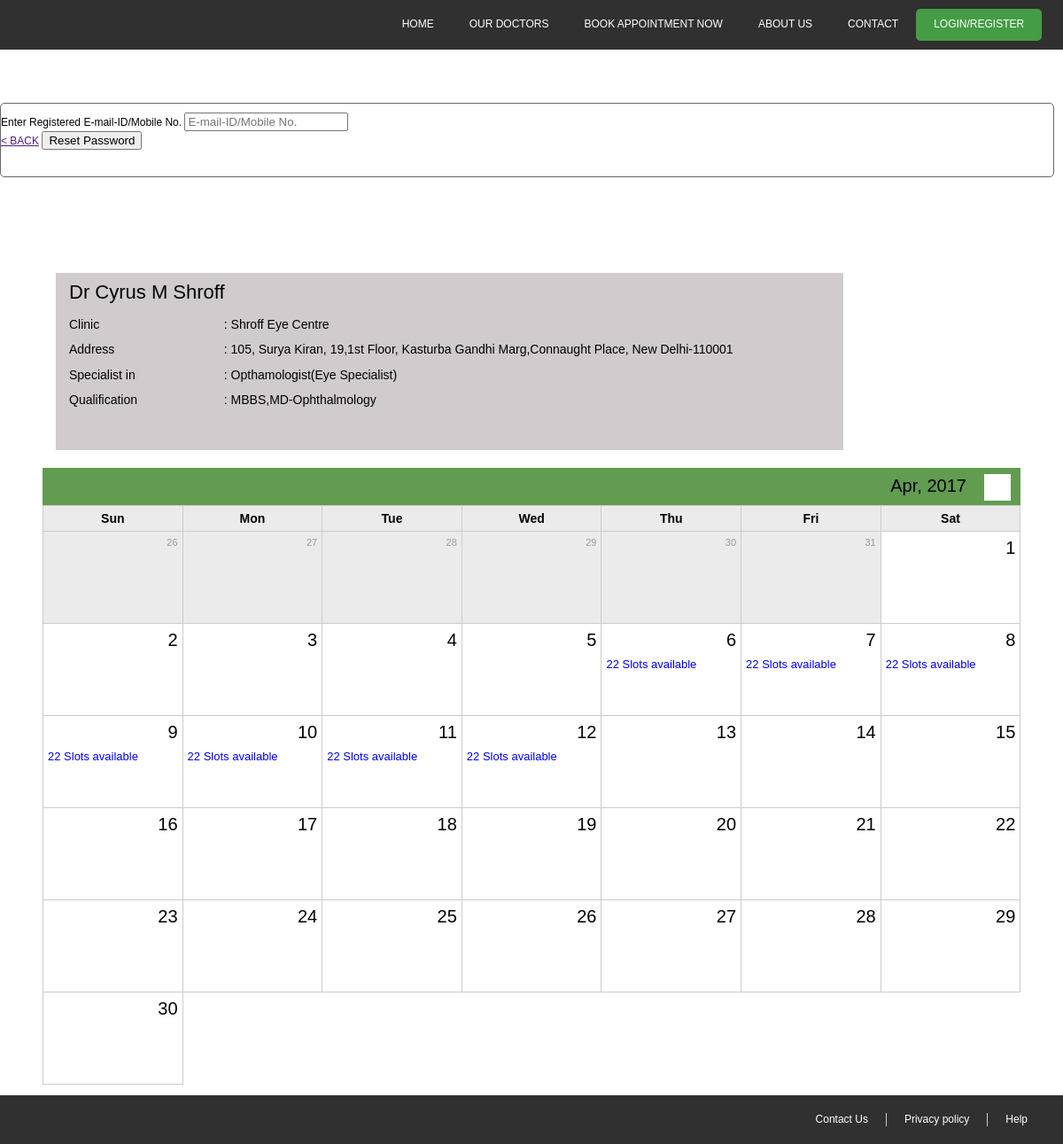
Screenshot of /appoint2.php?did=101 with the database file from the repository.
### tables this page shows
CREATE TABLE `doctors` (
  `d_id` int(100) NOT NULL,
  `d_name` varchar(256) NOT NULL,
  `d_type` enum('doctor','dentist') NOT NULL DEFAULT 'doctor',
  `cat_id` int(100) NOT NULL,
  `d_spec` varchar(256) NOT NULL,
  `d_qual` varchar(256) NOT NULL,
  `d_clname` varchar(256) NOT NULL,
  `d_claddr` varchar(256) NOT NULL,
  `d_latitude` varchar(256) NOT NULL,
  `d_longitude` varchar(256) NOT NULL,
  `d_pin` int(6) NOT NULL,
  `available_in_morn_from` varchar(256) NOT NULL,
  `available_in_morn_to` varchar(256) NOT NULL,
  `available_in_eve_from` varchar(256) NOT NULL,
  `available_in_eve_to` varchar(256) NOT NULL,
  `appoi_time_minuts` int(30) NOT NULL
);

CREATE TABLE `doctor_category` (
  `cat_id` int(100) NOT NULL,
  `cat_name` varchar(256) NOT NULL,
  `type` enum('doctor','dentist') NOT NULL DEFAULT 'doctor'
);

### appoint2.php (the view, shortened to what this page needs)
<?php include('header.php');?>
<?php
if(isset($_GET['did']))
{
	$did=$_GET['did'];
	$sql="SELECT * FROM `doctors` WHERE `d_id` = '$did'";
	$res=mysqli_query($connection, $sql);
	$row=mysqli_fetch_assoc($res);
	$catid=$row['cat_id'];
	$doctor_name=$row['d_name'];
        $d_qual=$row['d_qual'];
	$d_clname=$row['d_clname'];
	$d_claddr=$row['d_claddr'];
	$sqlcat="SELECT * FROM `doctor_category` WHERE `cat_id` = '$catid'";
        $rescat=mysqli_query($connection, $sqlcat);
	$rowcat=mysqli_fetch_assoc($rescat);
	$cat_name=$rowcat['cat_name'];
}else
{
	exit();
}
?>
	<link rel="stylesheet" type="text/css" href="css/appoint2.css">
	<link rel="stylesheet" type="text/css" href="css/mobile.css">
	<div class="main">
		<div class="midWrap">
			<div class="wrapper">
				<div class="bodyWrap">
					<div class="profile">
					<div class="details">
						<h2><?php echo $doctor_name;?></h2>
						<div class="leftdetail">
							<p>Clinic</p>
							<p>Address</p>
							<p>Specialist in</p>
							<p>Qualification</p>
						</div>
						<div class="leftdetail2">
							<p>: <?php echo $d_clname;
								?></p>
							<p>: <?php echo $d_claddr;
								?></p>
							<p>: <?php echo $cat_name;
								?></p>
							<p>: <?php echo $d_qual;
								?></p>
						</div>
					</div>
				</div>
				<?php include('monthly_attnd_rpt.php');?>
				</div>
			</div>
		</div>
	</div>
<?php include('footer.php');?>

### index.css (style rules this page uses)
html, body, div, span, applet, object, iframe, h1, h2, h3, h4, h5, h6, p, blockquote, pre, a, abbr, acronym, address, big, cite, code, del, dfn, em, img, ins, kbd, q, s, samp, small, strike, strong, sub, sup, tt, var, b, u, i, center, dl, dt, dd, ol, ul, li, fieldset, form, label, legend, table, caption, tbody, tfoot, thead, tr, th, td, article, aside, canvas, details, embed, figure, figcaption, footer, header, hgroup, menu, nav, output, ruby, section, summary, time, mark, audio, video { margin: 0; padding: 0; border: 0; font-size: 100%; font: inherit; vertical-align: baseline; }
body { line-height: 1.3; font-size: 12px; font-family: "Arial", sans sarif; }
.midWrap { max-width: 1200px; margin: auto; }

### header.css (style rules this page uses)
.details { float: left; width: 94%; margin: 20px 0 0 0; padding: 0 3%; }

### appoint2.css (style rules this page uses)
body { margin: 0; font-family: arial; background-color: #fff; }
.main { float: left; width: 100%; }
.midWrap { max-width: 1200px; margin: auto; }
.wrapper { float: left; width: 100%; background-color: #fff; }
.bodyWrap { float: left; width: 92%; padding: 1% 4%; background-color: #fff; }
.profile { float: left; width: 100%; }
.details { float: left; width: calc(100% - 230px); margin: 0 0 0 15px; height: 200px !important; padding: 0 0 0 15px; background-color: #D0CCCD; }
.details h2 { float: left; width: 100%; font-weight: normal; margin: 8px 0; font-size: 22px; }
.leftdetail, .leftdetail2 { float: left; width: 20%; }
.leftdetail p, .leftdetail2 p { float: left; width: 100%; margin: 5px 0; font-size: 14px; }
.leftdetail2 { float: left; width: 80%; }

### rows the page displays
doctors: d_name "Dr Cyrus M Shroff", d_clname "Shroff Eye Centre", d_claddr "105, Surya Kiran, 19,1st Floor, Kasturba Gandhi Marg,Connaught Place, New Delhi-110001", d_qual "MBBS,MD-Ophthalmology"
doctor_category: cat_name "Opthamologist(Eye Specialist)"

### other values shown
date('M',strtotime($c_date)) "Apr"
$year "2017"
$slot_count "22"
